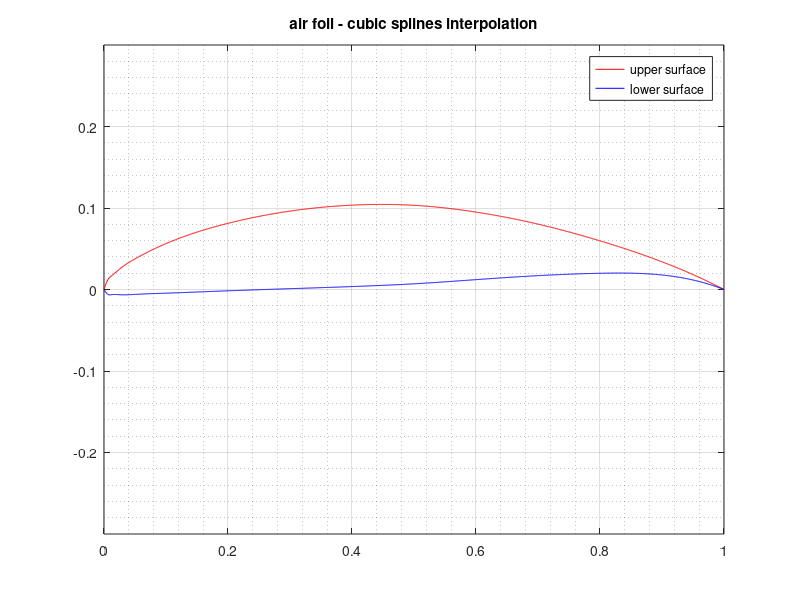

MATLAB code to generate this figure: (Note: a time limit stopped this script after it produced the figure.)
x=[0 0.005 0.0075 0.0125 0.025 0.05 0.1 0.2 0.3 0.4 0.5 0.6 0.7 0.8 0.9 1.0]';
yu=[0 0.0102 0.0134 0.017 0.025 0.0376 0.0563 0.0812 0.0962 0.1035 0.1033 0.095 0.0802 0.0597 0.034 0]';
yl=[0 -0.0052 -0.0064 -0.0063 -0.0064 -0.006 -0.0045 -0.0016 0.001 0.0036 0.007 0.0121 0.017 0.0199 0.0178 0]';

%a)
xx=min(x):0.001:max(x);
yyu=spline(x,yu,xx);
yyl=spline(x,yl,xx);
plot(xx,yyu,'r',xx,yyl,'b')
ylim([-0.3,0.3])
grid on
grid minor
title('air foil - cubic splines interpolation')
legend('upper surface','lower surface')

%b)
figure
for i=1:4
    switch i
        case 1
            degree=4;
        case 2
            degree=8;
        case 3
            degree=12;
        case 4
            degree=14;
    end
    
    xxx=min(x):0.0000001:max(x);
    UpperPolyFit=polyval(polyfit(x,yu,degree),xxx);
    LowerPolyFit=polyval(polyfit(x,yl,degree),xxx);
    subplot(4,1,i)
    plot(xxx,UpperPolyFit,'r',xxx,LowerPolyFit,'b')
    ylim([-0.1,0.15])
    grid on
    grid minor
    title(['air foil - polynomial interpolation degree ' num2str(degree)])
end
